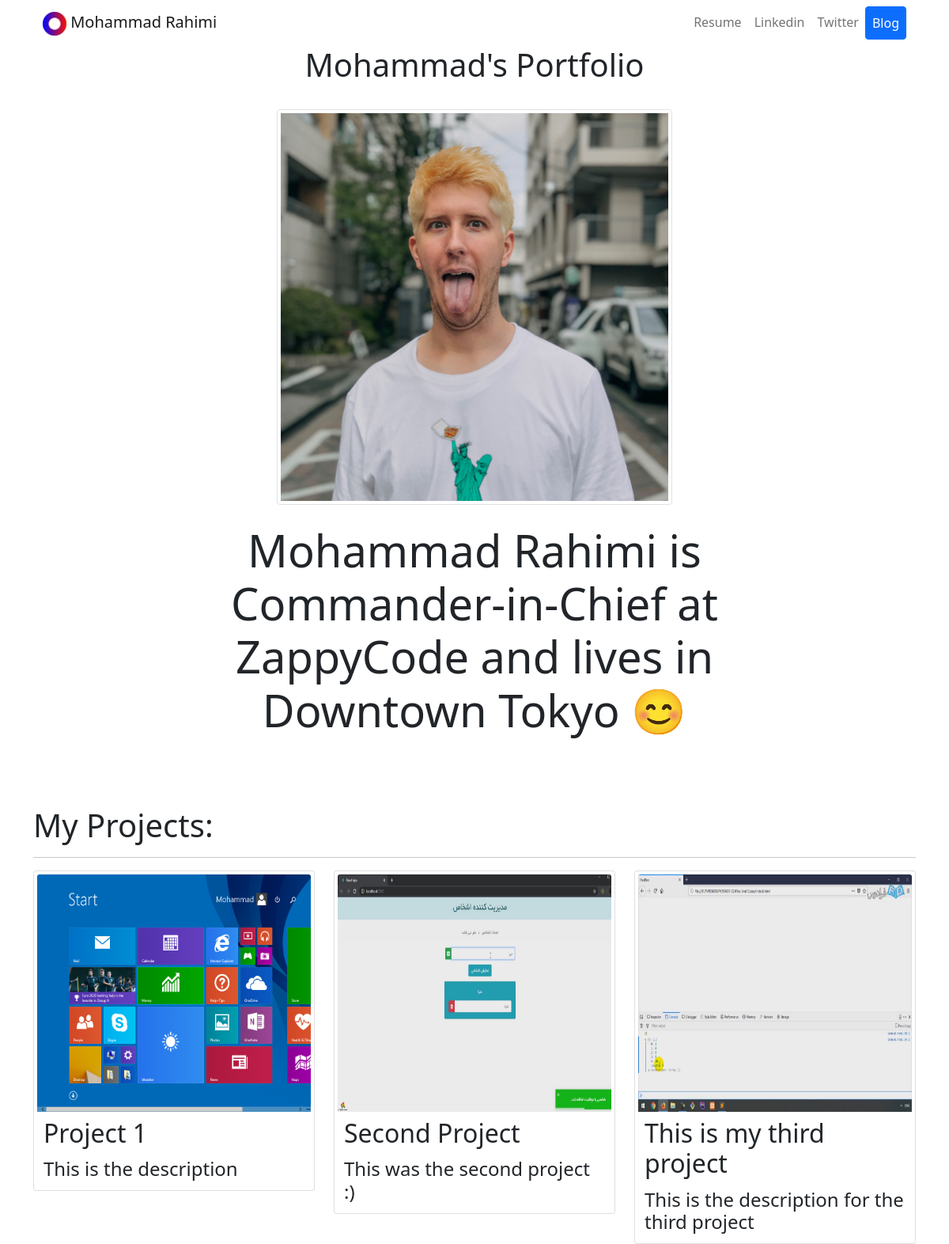
The page / on the database its author committed.
### portfolio/models.py (models this page shows, shortened)
class Project(models.Model):
    title = models.CharField(max_length=100)
    description = models.CharField(max_length=200)
    image = models.ImageField(upload_to='portfolio/images/')
    url = models.URLField(blank=True)

### portfolio/views.py (the view)
# urls.py: path('', views.home, name="home"),
def home(request):
    projects = Project.objects.all()
    return render(request, 'portfolio/home.html', {'projects': projects})

### portfolio/templates/portfolio/home.html
{% extends 'portfolio/base.html' %}
{% block content %}
    <h1 class="text-center display-6">Mohammad's Portfolio</h1>
	<br />
	{% load static %}
	<div class="d-flex justify-content-center">
		<img src="{% static 'portfolio/Image.jpg' %}" class="img-thumbnail mx-auto" width="500" />
	</div>
	<div class="mx-auto w-75 d-flex justify-content-center">
		<p class="display-4 text-center mt-4">Mohammad Rahimi is Commander-in-Chief at ZappyCode and lives in Downtown Tokyo 😊</p>
	</div>
	<br />
	<div class="container mt-5">
		<p class="display-6">My Projects:</p>
		<hr />
		<div class="row">
				{% for project in projects %}
				<div class="col-4">
					<div class="card card-body p-1">
						{% if project.url %}
							<a href="{{ project.url }}"><img src="{{ project.image.url }}" class="card-img-top" height="300" width="500" /></a>
						{% endif %}
						{% if project.url == '' %}
							<img src="{{ project.image.url }}" class="card-img-top" height="300" width="500" />
						{% endif %}
						<h2 class="mt-2 mx-2">{{ project.title }}</h2>
						<h4 class="mt-1 mx-2">{{	project.description }}</h4>
					</div>
				</div>
				{% endfor %}
		</div>
	</div>
{% endblock  %}

### portfolio/templates/portfolio/base.html (shortened to what this page needs)
<!doctype html>
<html lang="en">
  <head>
    <link href="https://cdn.jsdelivr.net/npm/bootstrap@5.0.2/dist/css/bootstrap.min.css" rel="stylesheet">
	{% load static %}
  </head>
  <body>
	<nav class="navbar navbar-expand-lg navbar-light container">
	  <div class="container-fluid">
		<a class="navbar-brand" href="#">
		<img src="{% static 'portfolio/Logo.png' %}" width="30" height="30" />
		Mohammad Rahimi
		</a>
		<div class="cnavbar-nav ml-auto" id="navbarNavAltMarkup">
		  <div class="navbar-nav">
			<a class="nav-link" href="#">Resume</a>
			<a class="nav-link" href="#">Linkedin</a>
			<a class="nav-link" href="#">Twitter</a>
			<a class="btn btn-primary nav-link text-white" href="{% url 'blog:all_blogs' %}">Blog</a>
		  </div>
		</div>
	  </div>
	</nav>
	{% block content %}
	{% endblock %}
  </body>
</html>

### rows shown on the page
Project: image (placeholder picture), title "Project 1", description "This is the description"
Project: image (picture), title "Second Project", description "This was the second project :)"
Project: image (picture), title "This is my third project", description "This is the description for the third project"
